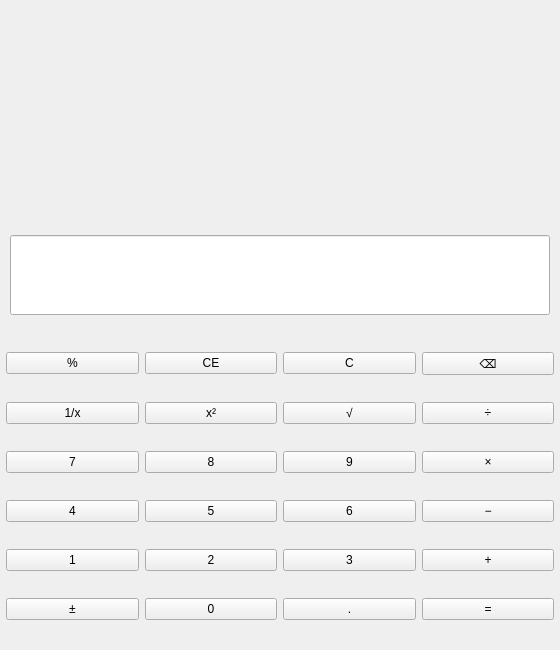
<?xml version="1.0" encoding="UTF-8"?>
<ui version="4.0">
 <class>Calculator</class>
 <widget class="QMainWindow" name="Calculator">
  <property name="geometry">
   <rect>
    <x>0</x>
    <y>0</y>
    <width>560</width>
    <height>650</height>
   </rect>
  </property>
  <property name="minimumSize">
   <size>
    <width>460</width>
    <height>560</height>
   </size>
  </property>
  <property name="windowTitle">
   <string>计算器</string>
  </property>
  <widget class="QWidget" name="centralWidget">
   <layout class="QVBoxLayout" name="verticalLayout">
    <property name="spacing">
     <number>0</number>
    </property>
    <property name="leftMargin">
     <number>0</number>
    </property>
    <property name="topMargin">
     <number>0</number>
    </property>
    <property name="rightMargin">
     <number>0</number>
    </property>
    <property name="bottomMargin">
     <number>0</number>
    </property>
    <item>
     <widget class="QWidget" name="displayPanel" native="true">
      <layout class="QVBoxLayout" name="displayLayout">
       <property name="spacing">
        <number>4</number>
       </property>
       <property name="leftMargin">
        <number>10</number>
       </property>
       <property name="topMargin">
        <number>10</number>
       </property>
       <property name="rightMargin">
        <number>10</number>
       </property>
       <property name="bottomMargin">
        <number>10</number>
       </property>
       <item>
        <widget class="QLabel" name="labExpression">
         <property name="minimumSize">
          <size>
           <width>0</width>
           <height>34</height>
          </size>
         </property>
         <property name="font">
          <font>
           <pointsize>12</pointsize>
          </font>
         </property>
         <property name="focusPolicy">
          <enum>Qt::FocusPolicy::NoFocus</enum>
         </property>
         <property name="text">
          <string/>
         </property>
         <property name="alignment">
          <set>Qt::AlignmentFlag::AlignBottom|Qt::AlignmentFlag::AlignRight|Qt::AlignmentFlag::AlignTrailing</set>
         </property>
        </widget>
       </item>
       <item>
        <widget class="QLineEdit" name="editDisplay">
         <property name="minimumSize">
          <size>
           <width>0</width>
           <height>80</height>
          </size>
         </property>
         <property name="font">
          <font>
           <pointsize>28</pointsize>
          </font>
         </property>
         <property name="focusPolicy">
          <enum>Qt::FocusPolicy::NoFocus</enum>
         </property>
         <property name="readOnly">
          <bool>true</bool>
         </property>
         <property name="alignment">
          <set>Qt::AlignmentFlag::AlignBottom|Qt::AlignmentFlag::AlignRight|Qt::AlignmentFlag::AlignTrailing</set>
         </property>
        </widget>
       </item>
      </layout>
     </widget>
    </item>
    <item>
     <widget class="QWidget" name="buttonPanel" native="true">
      <layout class="QGridLayout" name="gridLayout">
       <property name="leftMargin">
        <number>6</number>
       </property>
       <property name="topMargin">
        <number>6</number>
       </property>
       <property name="rightMargin">
        <number>6</number>
       </property>
       <property name="bottomMargin">
        <number>6</number>
       </property>
       <property name="horizontalSpacing">
        <number>6</number>
       </property>
       <property name="verticalSpacing">
        <number>6</number>
       </property>
       <item row="0" column="0">
        <widget class="QPushButton" name="btnPercent">
         <property name="text"><string>%</string></property>
        </widget>
       </item>
       <item row="0" column="1">
        <widget class="QPushButton" name="btnClearEntry">
         <property name="text"><string>CE</string></property>
        </widget>
       </item>
       <item row="0" column="2">
        <widget class="QPushButton" name="btnClear">
         <property name="text"><string>C</string></property>
        </widget>
       </item>
       <item row="0" column="3">
        <widget class="QPushButton" name="btnBackspace">
         <property name="text"><string>⌫</string></property>
        </widget>
       </item>
       <item row="1" column="0">
        <widget class="QPushButton" name="btnReciprocal">
         <property name="text"><string>1/x</string></property>
        </widget>
       </item>
       <item row="1" column="1">
        <widget class="QPushButton" name="btnSquare">
         <property name="text"><string>x²</string></property>
        </widget>
       </item>
       <item row="1" column="2">
        <widget class="QPushButton" name="btnSqrt">
         <property name="text"><string>√</string></property>
        </widget>
       </item>
       <item row="1" column="3">
        <widget class="QPushButton" name="btnDivide">
         <property name="text"><string>÷</string></property>
        </widget>
       </item>
       <item row="2" column="0">
        <widget class="QPushButton" name="btn7"><property name="text"><string>7</string></property></widget>
       </item>
       <item row="2" column="1">
        <widget class="QPushButton" name="btn8"><property name="text"><string>8</string></property></widget>
       </item>
       <item row="2" column="2">
        <widget class="QPushButton" name="btn9"><property name="text"><string>9</string></property></widget>
       </item>
       <item row="2" column="3">
        <widget class="QPushButton" name="btnMultiply">
         <property name="text"><string>×</string></property>
        </widget>
       </item>
       <item row="3" column="0">
        <widget class="QPushButton" name="btn4"><property name="text"><string>4</string></property></widget>
       </item>
       <item row="3" column="1">
        <widget class="QPushButton" name="btn5"><property name="text"><string>5</string></property></widget>
       </item>
       <item row="3" column="2">
        <widget class="QPushButton" name="btn6"><property name="text"><string>6</string></property></widget>
       </item>
       <item row="3" column="3">
        <widget class="QPushButton" name="btnMinus">
         <property name="text"><string>−</string></property>
        </widget>
       </item>
       <item row="4" column="0">
        <widget class="QPushButton" name="btn1"><property name="text"><string>1</string></property></widget>
       </item>
       <item row="4" column="1">
        <widget class="QPushButton" name="btn2"><property name="text"><string>2</string></property></widget>
       </item>
       <item row="4" column="2">
        <widget class="QPushButton" name="btn3"><property name="text"><string>3</string></property></widget>
       </item>
       <item row="4" column="3">
        <widget class="QPushButton" name="btnPlus">
         <property name="text"><string>+</string></property>
        </widget>
       </item>
       <item row="5" column="0">
        <widget class="QPushButton" name="btnSign">
         <property name="text"><string>±</string></property>
        </widget>
       </item>
       <item row="5" column="1">
        <widget class="QPushButton" name="btn0"><property name="text"><string>0</string></property></widget>
       </item>
       <item row="5" column="2">
        <widget class="QPushButton" name="btnDot">
         <property name="text"><string>.</string></property>
        </widget>
       </item>
       <item row="5" column="3">
        <widget class="QPushButton" name="btnEquals">
         <property name="text"><string>=</string></property>
        </widget>
       </item>
      </layout>
     </widget>
    </item>
   </layout>
  </widget>
 </widget>
 <resources/>
 <connections/>
</ui>
